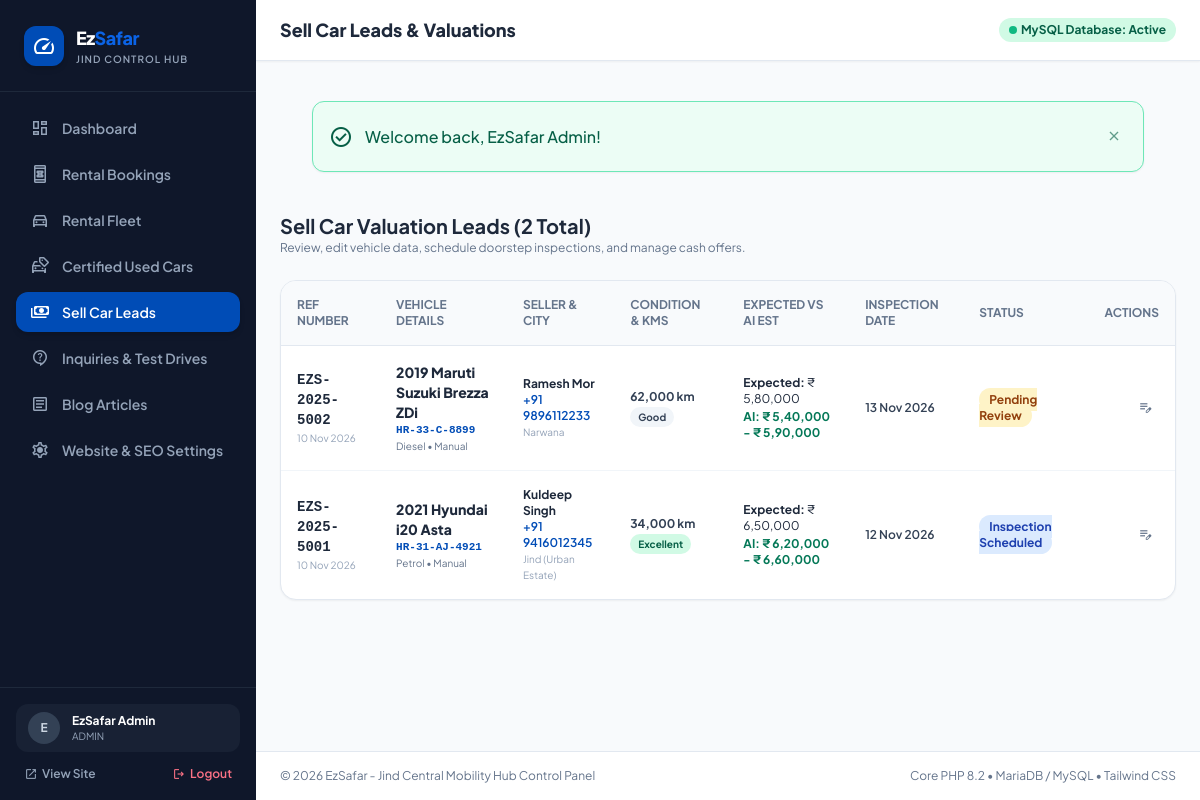
Screenshot of /admin/sell-requests.php (signed in) with the database file from the repository.
### tables this page shows
CREATE TABLE `sell_requests` (
    `id` INT AUTO_INCREMENT PRIMARY KEY,
    `request_number` VARCHAR(30) NOT NULL UNIQUE,
    `reg_number` VARCHAR(30) NOT NULL,
    `brand` VARCHAR(50) NOT NULL,
    `model` VARCHAR(50) NOT NULL,
    `year` INT NOT NULL,
    `fuel_type` VARCHAR(20) NOT NULL,
    `transmission` VARCHAR(20) NOT NULL,
    `kms_driven` INT NOT NULL,
    `car_condition` ENUM('Excellent', 'Good', 'Fair', 'Needs Work') DEFAULT 'Good',
    `expected_price` DECIMAL(12, 2) DEFAULT NULL,
    `estimated_range_min` DECIMAL(12, 2) DEFAULT NULL,
    `estimated_range_max` DECIMAL(12, 2) DEFAULT NULL,
    `seller_name` VARCHAR(100) NOT NULL,
    `seller_phone` VARCHAR(20) NOT NULL,
    `seller_city` VARCHAR(50) DEFAULT 'Jind',
    `inspection_pref_date` DATE DEFAULT NULL,
    `status` ENUM('Pending Review', 'Inspection Scheduled', 'Offer Generated', 'Deal Closed', 'Rejected') DEFAULT 'Pending Review',
    `admin_notes` TEXT DEFAULT NULL,
    `created_at` TIMESTAMP DEFAULT CURRENT_TIMESTAMP
);

### admin/sell-requests.php (the view, shortened to what this page needs)
<?php
require_once __DIR__ . '/includes/admin-header.php';
$leads = $db->query("SELECT * FROM sell_requests ORDER BY id DESC")->fetchAll();
?>
<div class="flex flex-col sm:flex-row sm:items-center justify-between gap-4 mb-6">
    <div>
        <h3 class="text-xl font-bold text-slate-800">Sell Car Valuation Leads (<?= count($leads) ?> Total)</h3>
        <p class="text-xs text-slate-500">Review, edit vehicle data, schedule doorstep inspections, and manage cash offers.</p>
    </div>
</div>
<div class="bg-white rounded-2xl border border-slate-200 shadow-sm overflow-hidden">
    <div class="overflow-x-auto">
        <table class="w-full text-left text-xs">
            <thead class="bg-slate-50 text-slate-500 font-bold uppercase border-b border-slate-200">
                <tr>
                    <th class="p-4">Ref Number</th>
                    <th class="p-4">Vehicle Details</th>
                    <th class="p-4">Seller &amp; City</th>
                    <th class="p-4">Condition &amp; KMs</th>
                    <th class="p-4">Expected vs AI Est</th>
                    <th class="p-4">Inspection Date</th>
                    <th class="p-4">Status</th>
                    <th class="p-4 text-right">Actions</th>
                </tr>
            </thead>
            <tbody class="divide-y divide-slate-100">
                <?php foreach ($leads as $lead): ?>
                    <tr class="hover:bg-slate-50/70">
                        <td class="p-4">
                            <div class="font-mono font-bold text-slate-800 text-sm"><?= $lead['request_number'] ?></div>
                            <div class="text-[10px] text-slate-400"><?= date('d M Y', strtotime($lead['created_at'])) ?></div>
                        </td>
                        <td class="p-4">
                            <div class="font-black text-slate-800 text-sm"><?= $lead['year'] ?> <?= htmlspecialchars($lead['brand'] . ' ' . $lead['model']) ?></div>
                            <div class="font-mono text-primary font-bold text-[11px]"><?= htmlspecialchars($lead['reg_number']) ?></div>
                            <div class="text-slate-500 text-[10px]"><?= $lead['fuel_type'] ?> • <?= $lead['transmission'] ?></div>
                        </td>
                        <td class="p-4">
                            <div class="font-bold text-slate-800"><?= htmlspecialchars($lead['seller_name']) ?></div>
                            <div>
                                <a href="tel:<?= htmlspecialchars($lead['seller_phone']) ?>" class="text-primary font-semibold hover:underline"><?= htmlspecialchars($lead['seller_phone']) ?></a>
                            </div>
                            <div class="text-[10px] text-slate-400"><?= htmlspecialchars($lead['seller_city']) ?></div>
                        </td>
                        <td class="p-4">
                            <div class="font-bold text-slate-700"><?= number_format($lead['kms_driven']) ?> km</div>
                            <span class="inline-block mt-0.5 px-2 py-0.5 rounded-full text-[10px] font-bold <?= $lead['car_condition'] === 'Excellent' ? 'bg-emerald-100 text-emerald-800' : 'bg-slate-100 text-slate-700' ?>">
                                <?= $lead['car_condition'] ?>
                            </span>
                        </td>
                        <td class="p-4">
                            <?php if ($lead['expected_price'] > 0): ?>
                                <div><strong>Expected:</strong> <?= format_rupee($lead['expected_price']) ?></div>
                            <?php endif; ?>
                            <div class="text-emerald-700 font-bold mt-0.5">
                                AI: <?= ($lead['estimated_range_min'] > 0) ? (format_rupee($lead['estimated_range_min']) . ' - ' . format_rupee($lead['estimated_range_max'])) : 'N/A' ?>
                            </div>
                        </td>
                        <td class="p-4">
                            <div class="font-semibold text-slate-700">
                                <?= $lead['inspection_pref_date'] ? date('d M Y', strtotime($lead['inspection_pref_date'])) : 'Not scheduled' ?>
                            </div>
                        </td>
                        <td class="p-4">
                            <span class="px-2.5 py-1 rounded-full text-xs font-bold <?= $lead['status'] === 'Deal Closed' ? 'bg-emerald-100 text-emerald-800' : ($lead['status'] === 'Inspection Scheduled' ? 'bg-blue-100 text-blue-800' : 'bg-amber-100 text-amber-800') ?>">
                                <?= $lead['status'] ?>
                            </span>
                        </td>
                        <td class="p-4 text-right">
                            <button type="button" onclick="openEditLeadModal(<?= htmlspecialchars(json_encode($lead)) ?>)" class="p-1.5 rounded-lg text-slate-500 hover:text-secondary-container hover:bg-slate-100" title="Edit Full Lead Data">
                                <span class="material-symbols-outlined text-base">edit_note</span>
                            </button>
                        </td>
                    </tr>
                <?php endforeach; ?>
            </tbody>
        </table>
    </div>
</div>
<?php require_once __DIR__ . '/includes/admin-footer.php'; ?>

### rows the page displays
sell_requests: request_number "EZS-2025-5002", created_at "10 Nov 2026", year "2019", brand+model "Maruti Suzuki Brezza ZDi", reg_number "HR-33-C-8899", fuel_type "Diesel", transmission "Manual", seller_name "Ramesh Mor", seller_phone "+91 9896112233", seller_city "Narwana", kms_driven "62,000", car_condition "Good", expected_price "₹ 5,80,000", estimated_range_min "₹ 5,40,000", estimated_range_max "₹ 5,90,000", inspection_pref_date "13 Nov 2026", status "Pending Review"
sell_requests: request_number "EZS-2025-5001", created_at "10 Nov 2026", year "2021", brand+model "Hyundai i20 Asta", reg_number "HR-31-AJ-4921", fuel_type "Petrol", transmission "Manual", seller_name "Kuldeep Singh", seller_phone "+91 9416012345", seller_city "Jind (Urban Estate)", kms_driven "34,000", car_condition "Excellent", expected_price "₹ 6,50,000", estimated_range_min "₹ 6,20,000", estimated_range_max "₹ 6,60,000", inspection_pref_date "12 Nov 2026", status "Inspection Scheduled"

### other values shown
substr($_SESSION['admin_full_name'] ?? 'A', 0, 1) "E"
$_SESSION['admin_full_name'] "EzSafar Admin"
$_SESSION['admin_role'] "ADMIN"
$adminTitle "Sell Car Leads & Valuations"
$flash['message'] "Welcome back, EzSafar Admin!"
count($leads) "2"
APP_NAME "EzSafar"
